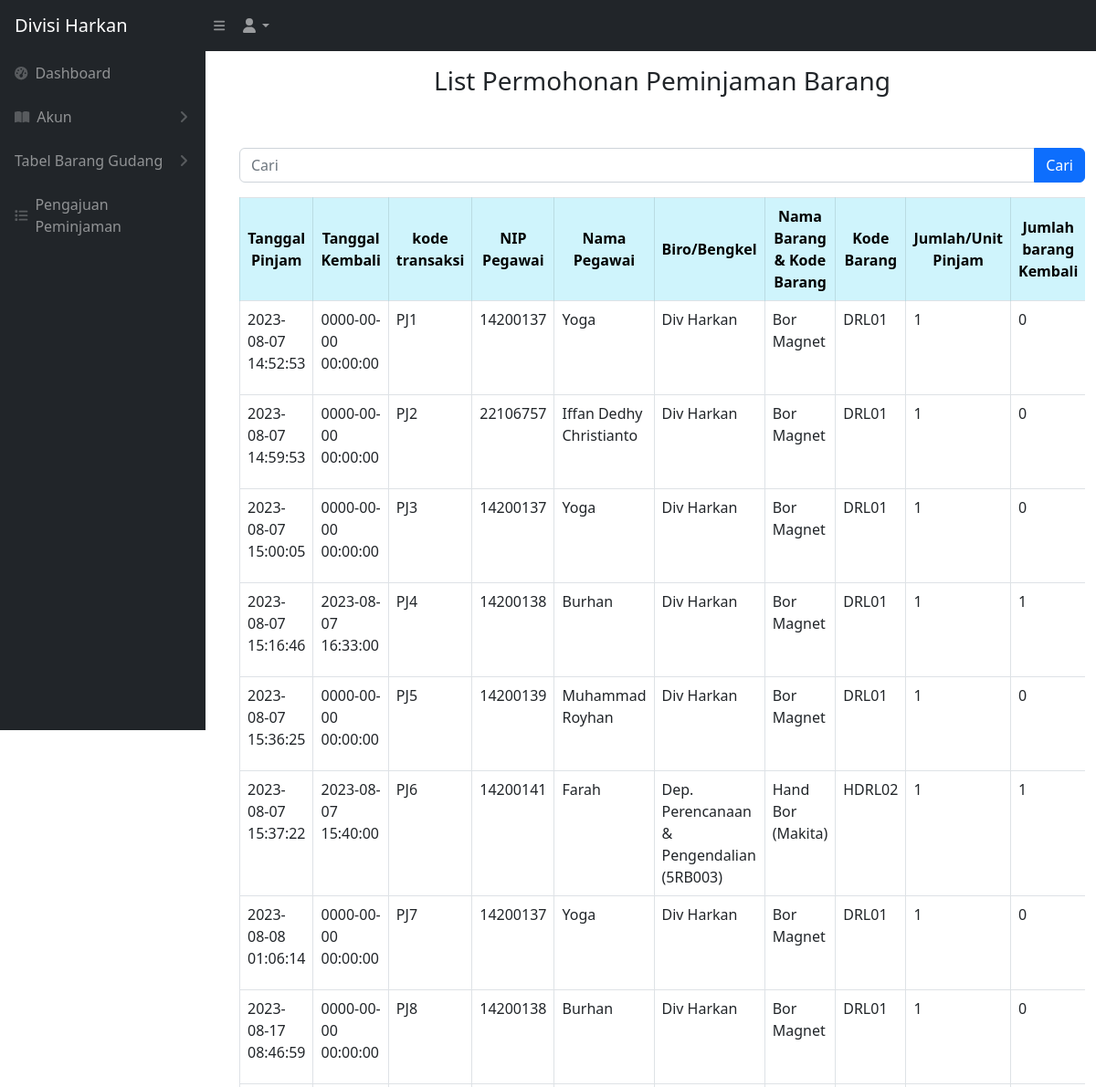
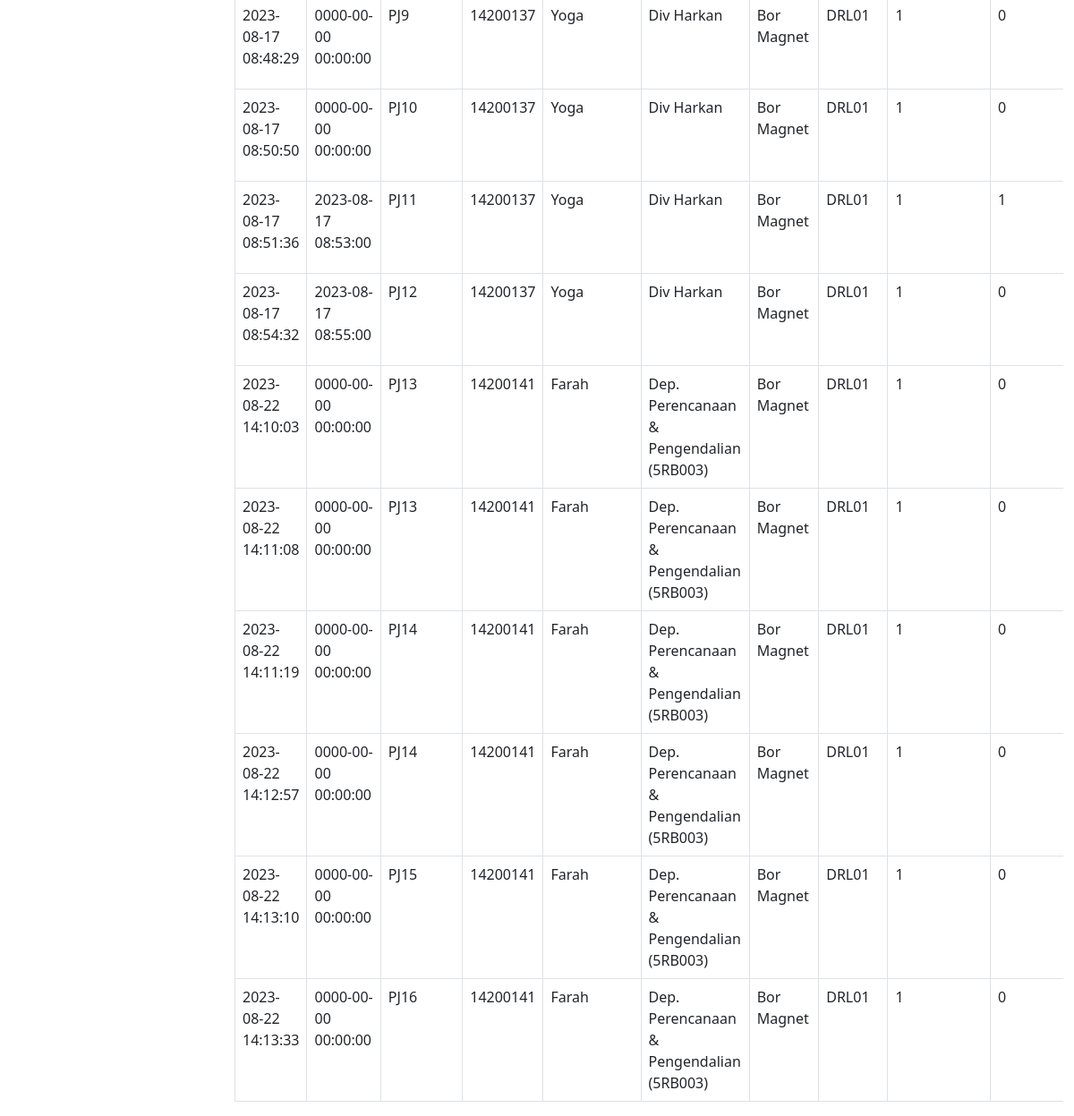
The app's page /peminjaman.php (signed in), older data (2 pictures, top to bottom).
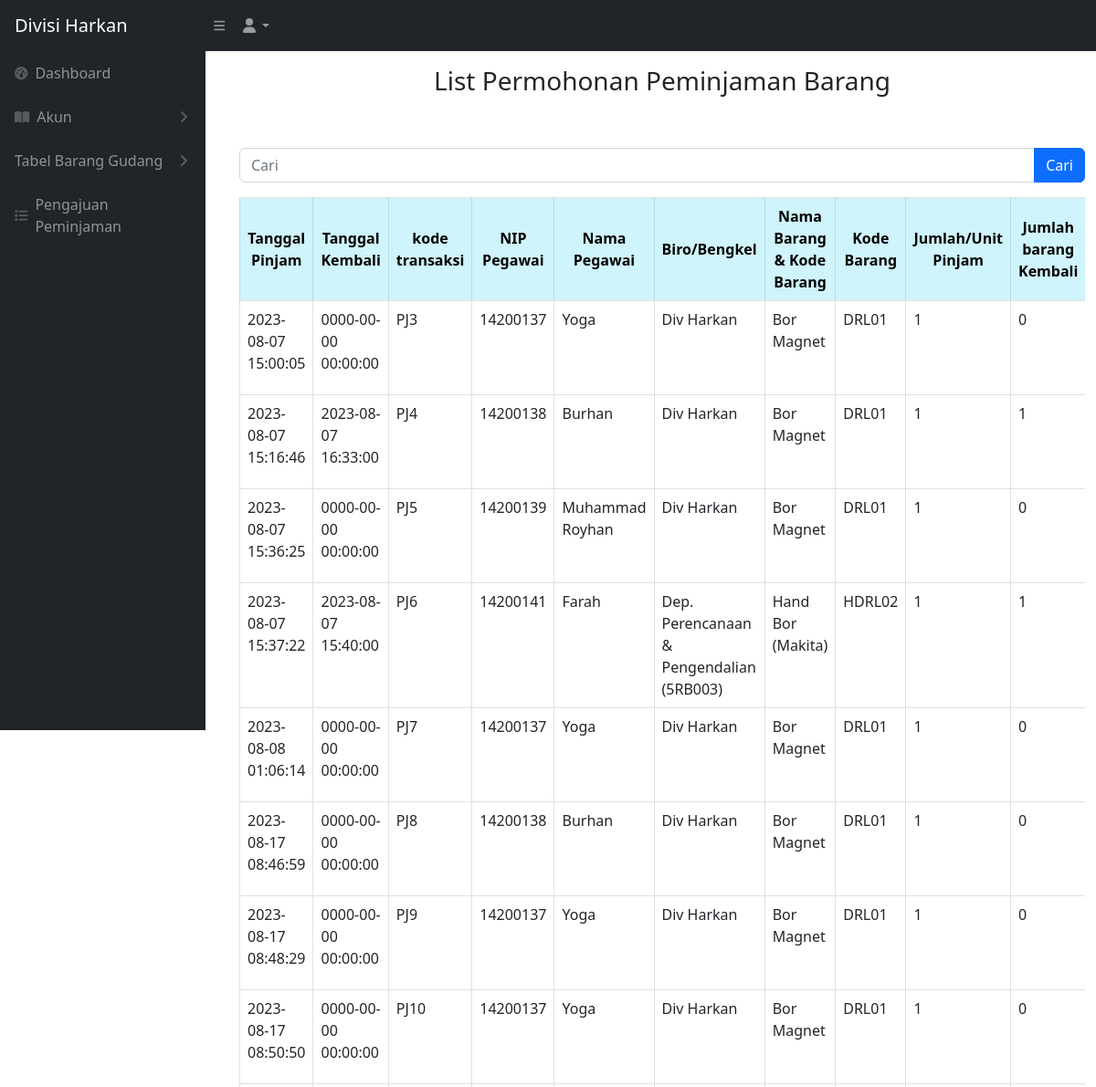
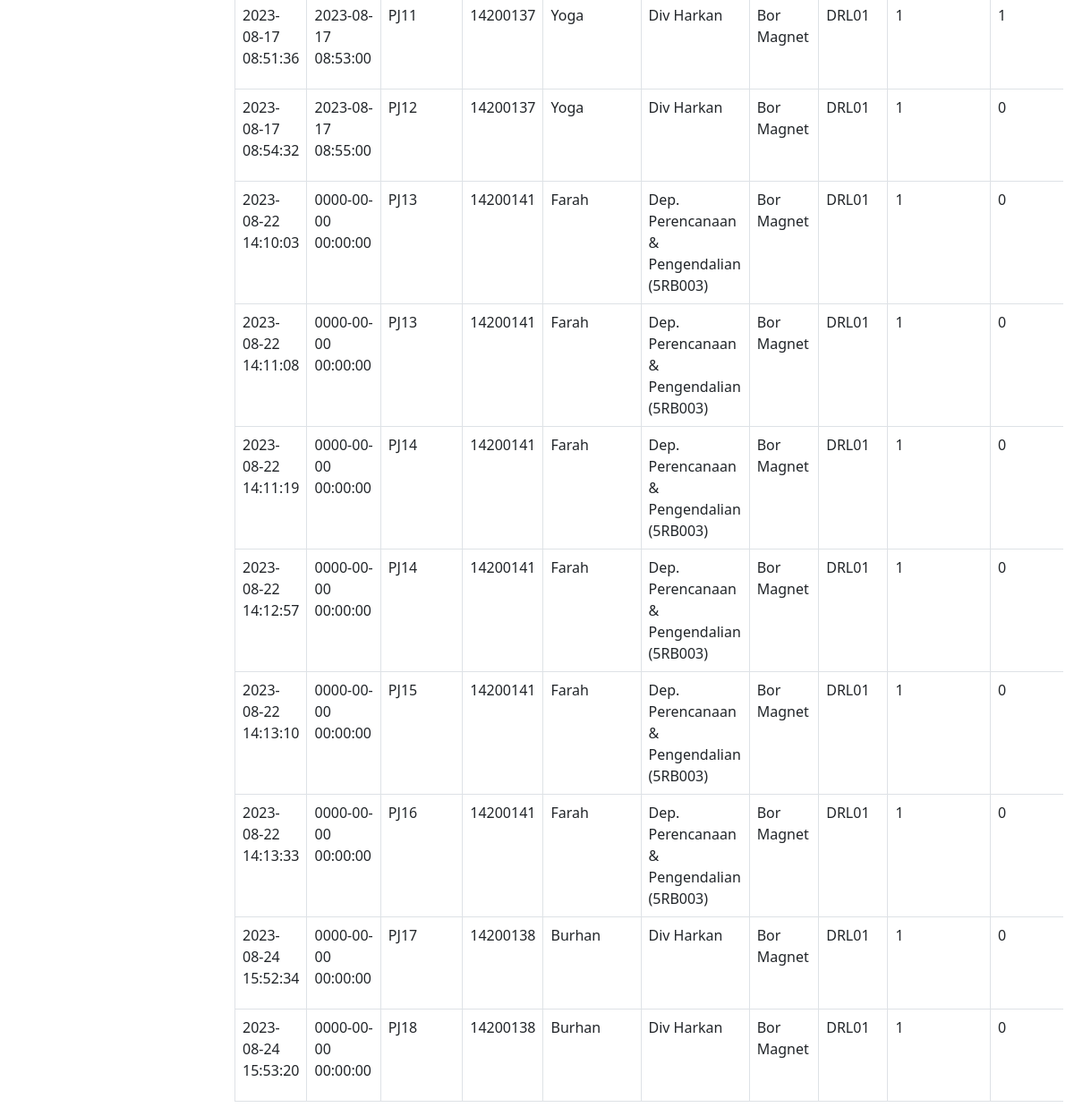
The same page, newer data (2 pictures, top to bottom).
### tables this page shows
CREATE TABLE `keluar_masuk_barang` (
  `idtransaksi` int(11) NOT NULL,
  `kodetransaksi` varchar(200) NOT NULL,
  `tanggal` timestamp NOT NULL DEFAULT current_timestamp(),
  `tanggalkembali` timestamp NOT NULL DEFAULT current_timestamp(),
  `nip` varchar(512) NOT NULL,
  `namabarang` varchar(200) NOT NULL,
  `kodebarang` varchar(200) NOT NULL,
  `jumlahpinjam` int(11) NOT NULL,
  `jumlahkembali` int(11) NOT NULL,
  `jumlahrusak` int(11) NOT NULL,
  `lokasi` varchar(500) NOT NULL,
  `isApproved` tinyint(1) NOT NULL,
  `status` varchar(200) NOT NULL
);

CREATE TABLE `users` (
  `id_user` int(11) NOT NULL,
  `nip_user` varchar(512) NOT NULL,
  `nama_user` varchar(512) NOT NULL,
  `password_user` varchar(512) NOT NULL,
  `divisi_id` int(11) NOT NULL,
  `role_id` int(11) NOT NULL
);

CREATE TABLE `divisi` (
  `iddivisi` int(11) NOT NULL,
  `namadivisi` varchar(200) NOT NULL
);

### peminjaman.php (the view, shortened to what the changed rows need)
<?php
require 'controller/koneksi.php';
$searchTerm = isset($_GET['cari']) ? $_GET['cari'] : '';
?>
<!DOCTYPE html>
<html lang="en">
<head>
    <link href="css/styles.css" rel="stylesheet" />
</head>
<br>
<br>
<main id="main-content" class="<?= isset($_GET['sidebarClosed']) ? '' : 'main-with-sidebar' ?>">
    <div class="container -fluid">
        <br>
        <br>
        <div class="card-body">
            <div class="table table-responsive">
                <table class="table table-bordered" id="dataTable" width="100" cellspacing="0">
                    <thead>
                        <tr>
                            <th class="table-info text-center align-middle">Tanggal Pinjam</th>
                            <th class="table-info text-center align-middle">Tanggal Kembali</th>
                            <th class="table-info text-center align-middle">kode transaksi</th>
                            <th class="table-info text-center align-middle">NIP Pegawai</th>
                            <th class="table-info text-center align-middle">Nama Pegawai</th>
                            <th class="table-info text-center align-middle">Biro/Bengkel</th>
                            <th class="table-info text-center align-middle">Nama Barang & Kode Barang</th>
                            <th class="table-info text-center align-middle">Kode Barang </th>
                            <th class="table-info text-center align-middle">Jumlah/Unit Pinjam</th>
                            <th class="table-info text-center align-middle">Jumlah barang Kembali</th>
                        </tr>
                    </thead>
                    <tbody>
                        <?php
                        if (!empty($searchTerm)) {
                            $searchResults = searchMutasiBarang($conn, $searchTerm);
                            while ($data = mysqli_fetch_array($searchResults)) {
                                $idtransaksi = $data['idtransaksi'];
                                $tanggalpinjam = $data['tanggal'];
                                $tanggalkembali = $data['tanggalkembali'];
                                $kodetransaksi = $data['kodetransaksi'];
                                $nip = $data['nip'];
                                $namabarang = $data['namabarang'];
                                $kodebarang = $data['kodebarang'];
                                $jumlahpinjam = $data['jumlahpinjam'];
                                $jumlahkembali = $data['jumlahkembali'];
                                $jumlahrusak = $data['jumlahrusak'];
                                $lokasi = $data['lokasi'];
                                $status = $data['status'];
                                $tanggalKembaliNull = "0000-00-00 00:00:00";
                                $query_pegawai = "SELECT users.nama_user
                        FROM users
                        WHERE users.nip_user = '$nip'";
                                $result_pegawai = mysqli_query($conn, $query_pegawai);
                                $namapegawai = "-";
                                if ($result_pegawai) {
                                    $row_pegawai = mysqli_fetch_assoc($result_pegawai);
                                    $namapegawai = $row_pegawai['nama_user'];
                                }
                                $query_divisi = "SELECT divisi.namadivisi
                        FROM users
                        INNER JOIN divisi ON users.divisi_id = divisi.iddivisi
                        WHERE users.nip_user = '$nip'";
                                $result_divisi = mysqli_query($conn, $query_divisi);
                                $namadivisi = "-";
                                if ($result_divisi) {
                                    $row_divisi = mysqli_fetch_assoc($result_divisi);
                                    $namadivisi = $row_divisi['namadivisi'];
                                }
                        ?>
                                <tr class="centered-cell">
                                    <td class="centered-cell"> <?= $tanggalpinjam ?></td>
                                    <td class="centered-cell"> <?= $tanggalkembali ?></td>
                                    <td class="centered-cell"> <?= $kodetransaksi ?></td>
                                    <td class="centered-cell"> <?= $nip ?></td>
                                    <td class="centered-cell"> <?= $namapegawai ?></td>
                                    <td class="centered-cell"> <?= $namadivisi ?></td>
                                    <td class="centered-cell"> <?= $namabarang ?></td>
                                    <td class="centered-cell"> <?= $kodebarang ?></td>
                                    <td class="centered-cell"> <?= $jumlahpinjam ?></td>
                                    <td class="centered-cell"> <?= $jumlahkembali ?></td>
                                    <td class="centered-cell"> <?= $jumlahrusak ?></td>
                                    <td class="centered-cell"> <?= $lokasi ?></td>
                                    <td class="centered-cell">
                                        <button type="button" class="btn btn-primary" data-bs-toggle="modal" data-bs-target="#modal<?= $idtransaksi ?>">Lihat Detail</button>';
                                    </td>
                                </tr>
                                <div class="modal fade" id="modal<?= $idtransaksi; ?>">
                                    <div class="modal-dialog">
                                        <div class="modal-content bg-white">
                                            <form method="post">
                                                <div class="modal-header">
                                                    <h4 class="modal-title">Update Stok Barang</h4>
                                                    <button type="button" class="btn-close" data-bs-dismiss="modal"></button>
                                                </div>
                                                <div class="modal-body">
                                                    <p>Halo</p>
                                                </div>
                                                <div class="modal-footer">
                                                    <button type="submit" class="btn btn-warning" name="updatebarang">Simpan</button>
                                                </div>
                                            </form>
                                        </div>
                                    </div>
                                </div>
                            <?php
                            }
                        } else {
                            $ambilsemuadatastock = mysqli_query($conn, "SELECT * FROM keluar_masuk_barang WHERE isApproved = false");
                            while ($data = mysqli_fetch_array($ambilsemuadatastock)) {
                                $tanggalpinjam = $data['tanggal'];
                                $tanggalkembali = $data['tanggalkembali'];
                                $kodetransaksi = $data['kodetransaksi'];
                                $nip = $data['nip'];
                                $namabarang = $data['namabarang'];
                                $kodebarang = $data['kodebarang'];
                                $jumlahpinjam = $data['jumlahpinjam'];
                                $jumlahkembali = $data['jumlahkembali'];
                                $query_pegawai = "SELECT users.nama_user
                        FROM users
                        WHERE users.nip_user = '$nip'";
                                $result_pegawai = mysqli_query($conn, $query_pegawai);
                                $namapegawai = "-";
                                if ($result_pegawai) {
                                    $row_pegawai = mysqli_fetch_assoc($result_pegawai);
                                    $namapegawai = $row_pegawai['nama_user'];
                                }
                                $query_divisi = "SELECT divisi.namadivisi
                        FROM users
                        INNER JOIN divisi ON users.divisi_id = divisi.iddivisi
                        WHERE users.nip_user = '$nip'";
                                $result_divisi = mysqli_query($conn, $query_divisi);
                                $namadivisi = "-";
                                if ($result_divisi) {
                                    $row_divisi = mysqli_fetch_assoc($result_divisi);
                                    $namadivisi = $row_divisi['namadivisi'];
                                }
                            ?>
                                <tr class="centered-cell">
                                    <td class="centered-cell"> <?= $tanggalpinjam ?></td>
                                    <td class="centered-cell"> <?= $tanggalkembali ?></td>
                                    <td class="centered-cell"> <?= $kodetransaksi ?></td>
                                    <td class="centered-cell"> <?= $nip ?></td>
                                    <td class="centered-cell"> <?= $namapegawai ?></td>
                                    <td class="centered-cell"> <?= $namadivisi ?></td>
                                    <td class="centered-cell"> <?= $namabarang ?></td>
                                    <td class="centered-cell"> <?= $kodebarang ?></td>
                                    <td class="centered-cell"> <?= $jumlahpinjam ?></td>
                                    <td class="centered-cell"> <?= $jumlahkembali ?></td>
                                </tr>
                        <?php
                            }
                        }
                        ?>
                    </tbody>
                </table>
            </div>
        </div>
</main>
</body>
</html>

Row changes from the older to the newer data that the page shows:
no longer on this page (row edited): keluar_masuk_barang: tanggal "2023-08-07 14:52:53", tanggalkembali "0000-00-00 00:00:00", kodetransaksi "PJ1", nip "14200137", users.nama_user "Yoga", divisi.namadivisi "Div Harkan", namabarang "Bor Magnet", kodebarang "DRL01", jumlahpinjam "1", jumlahkembali "0"
no longer on this page (row edited): keluar_masuk_barang: tanggal "2023-08-07 14:59:53", tanggalkembali "0000-00-00 00:00:00", kodetransaksi "PJ2", nip "22106757", users.nama_user "Iffan Dedhy Christianto", divisi.namadivisi "Div Harkan", namabarang "Bor Magnet", kodebarang "DRL01", jumlahpinjam "1", jumlahkembali "0"
added keluar_masuk_barang: tanggal "2023-08-24 15:52:34", tanggalkembali "0000-00-00 00:00:00", kodetransaksi "PJ17", nip "14200138", users.nama_user "Burhan", divisi.namadivisi "Div Harkan", namabarang "Bor Magnet", kodebarang "DRL01", jumlahpinjam "1", jumlahkembali "0"
added keluar_masuk_barang: tanggal "2023-08-24 15:53:20", tanggalkembali "0000-00-00 00:00:00", kodetransaksi "PJ18", nip "14200138", users.nama_user "Burhan", divisi.namadivisi "Div Harkan", namabarang "Bor Magnet", kodebarang "DRL01", jumlahpinjam "1", jumlahkembali "0"
